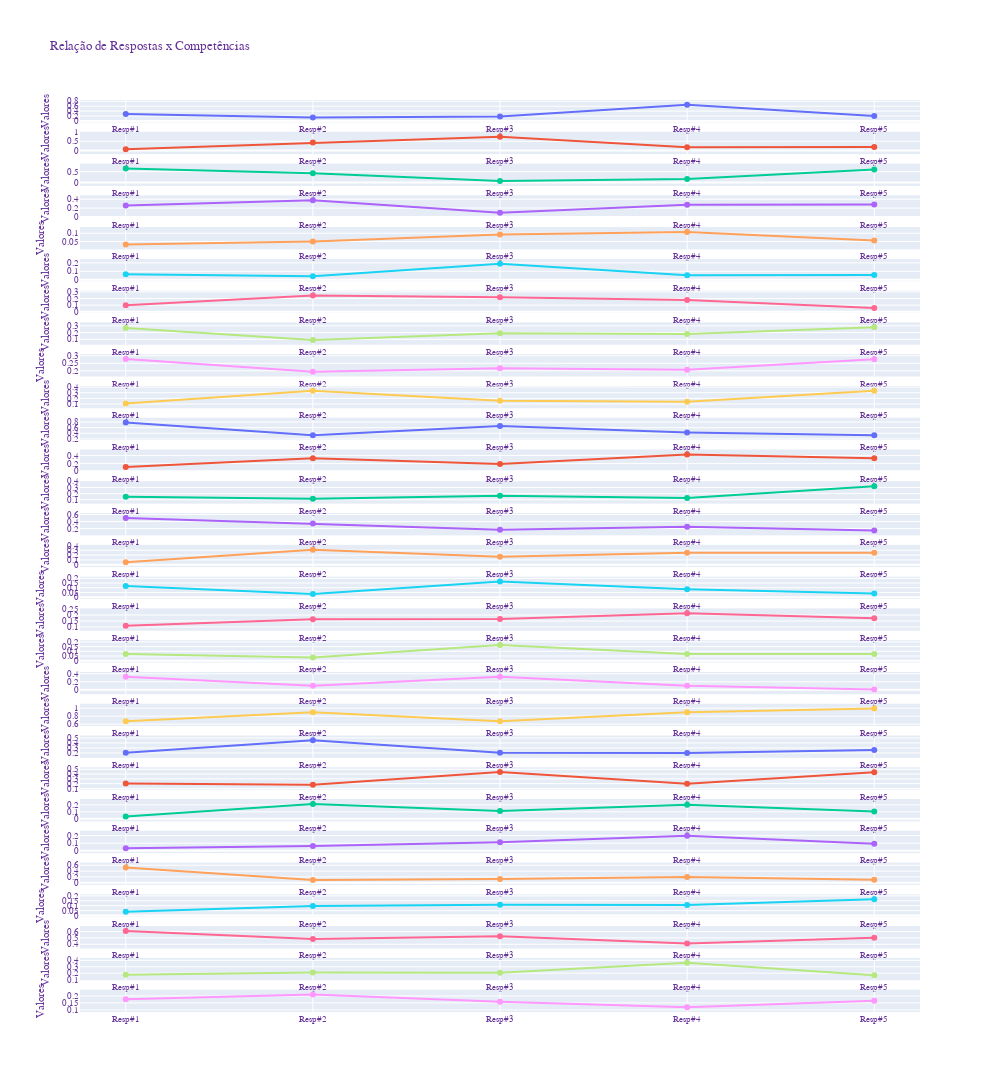

This figure's notebook cell:
### Markdown cell above
### 6.3 Plot do AHP sobre as antigas matrizes

### Code cell
# realiza o bar_plot para cada competência
Plot.all_competencies(mongo_competences)

### Figure 1 — Plotly figure (JSON) as saved in the notebook; plotly's stock layout.template omitted (floating-point values rounded to 4 significant figures)
{"data": [{"hoverinfo": "y+name", "hoverlabel": {"namelength": -1}, "hovertemplate": "<b>Conhecimento técnico</b><br><b>X:</b> %{x}<br><b>Valor:</b> %{y}<br><extra></extra>", "name": "Conhecimento técnico", "type": "scatter", "x": ["Resp#1", "Resp#2", "Resp#3", "Resp#4", "Resp#5"], "xaxis": "x", "y": [0.2805, 0.1416, 0.1805, 0.656, 0.1988], "yaxis": "y"}, {"hoverinfo": "y+name", "hoverlabel": {"namelength": -1}, "hovertemplate": "<b>Competências, habilidades e atributos pessoais e profissionais: gerenciar projetos, compreender problemas e autoaprendizado</b><br><b>X:</b> %{x}<br><b>Valor:</b> %{y}<br><extra></extra>", "name": "Competências, habilidades e atributos pessoais e profissionais: gerenciar projetos, compreender problemas e autoaprendizado", "type": "scatter", "x": ["Resp#1", "Resp#2", "Resp#3", "Resp#4", "Resp#5"], "xaxis": "x2", "y": [0.07287, 0.4292, 0.7485, 0.1862, 0.1988], "yaxis": "y2"}, {"hoverinfo": "y+name", "hoverlabel": {"namelength": -1}, "hovertemplate": "<b>Competências e habilidades interpessoais: trabalho em equipe e comunicação</b><br><b>X:</b> %{x}<br><b>Valor:</b> %{y}<br><extra></extra>", "name": "Competências e habilidades interpessoais: trabalho em equipe e comunicação", "type": "scatter", "x": ["Resp#1", "Resp#2", "Resp#3", "Resp#4", "Resp#5"], "xaxis": "x3", "y": [0.6467, 0.4292, 0.07101, 0.1579, 0.6024], "yaxis": "y3"}, {"hoverinfo": "y+name", "hoverlabel": {"namelength": -1}, "hovertemplate": "<b>Matemática e física</b><br><b>X:</b> %{x}<br><b>Valor:</b> %{y}<br><extra></extra>", "name": "Matemática e física", "type": "scatter", "x": ["Resp#1", "Resp#2", "Resp#3", "Resp#4", "Resp#5"], "xaxis": "x4", "y": [0.2604, 0.3783, 0.09276, 0.2753, 0.2778], "yaxis": "y4"}, {"hoverinfo": "y+name", "hoverlabel": {"namelength": -1}, "hovertemplate": "<b>Conhecimento, métodos e ferramentas fundamentais de computação básica</b><br><b>X:</b> %{x}<br><b>Valor:</b> %{y}<br><extra></extra>", "name": "Conhecimento, métodos e ferramentas fundamentais de computação básica", "type": "scatter", "x": ["Resp#1", "Resp#2", "Resp#3", "Resp#4", "Resp#5"], "xaxis": "x5", "y": [0.03143, 0.05041, 0.09276, 0.1079, 0.05556], "yaxis": "y5"}, {"hoverinfo": "y+name", "hoverlabel": {"namelength": -1}, "hovertemplate": "<b>Conhecimento, métodos e ferramentas na área de sistemas de software</b><br><b>X:</b> %{x}<br><b>Valor:</b> %{y}<br><extra></extra>", "name": "Conhecimento, métodos e ferramentas na área de sistemas de software", "type": "scatter", "x": ["Resp#1", "Resp#2", "Resp#3", "Resp#4", "Resp#5"], "xaxis": "x6", "y": [0.06553, 0.04046, 0.1896, 0.05306, 0.05556], "yaxis": "y6"}, {"hoverinfo": "y+name", "hoverlabel": {"namelength": -1}, "hovertemplate": "<b>Sistemas microprocessados</b><br><b>X:</b> %{x}<br><b>Valor:</b> %{y}<br><extra></extra>", "name": "Sistemas microprocessados", "type": "scatter", "x": ["Resp#1", "Resp#2", "Resp#3", "Resp#4", "Resp#5"], "xaxis": "x7", "y": [0.09773, 0.2452, 0.2176, 0.1778, 0.05556], "yaxis": "y7"}, {"hoverinfo": "y+name", "hoverlabel": {"namelength": -1}, "hovertemplate": "<b>Conhecimentos básicos em sistemas de comunicação</b><br><b>X:</b> %{x}<br><b>Valor:</b> %{y}<br><extra></extra>", "name": "Conhecimentos básicos em sistemas de comunicação", "type": "scatter", "x": ["Resp#1", "Resp#2", "Resp#3", "Resp#4", "Resp#5"], "xaxis": "x8", "y": [0.2666, 0.09125, 0.1896, 0.1786, 0.2778], "yaxis": "y8"}, {"hoverinfo": "y+name", "hoverlabel": {"namelength": -1}, "hovertemplate": "<b>Conhecimento em sistemas de automação </b><br><b>X:</b> %{x}<br><b>Valor:</b> %{y}<br><extra></extra>", "name": "Conhecimento em sistemas de automação ", "type": "scatter", "x": ["Resp#1", "Resp#2", "Resp#3", "Resp#4", "Resp#5"], "xaxis": "x9", "y": [0.2784, 0.1944, 0.2176, 0.2075, 0.2778], "yaxis": "y9"}, {"hoverinfo": "y+name", "hoverlabel": {"namelength": -1}, "hovertemplate": "<b>Lógica, algoritmos, teoria da comp,  estruras de dados.</b><br><b>X:</b> %{x}<br><b>Valor:</b> %{y}<br><extra></extra>", "name": "Lógica, algoritmos, teoria da comp,  estruras de dados.", "type": "scatter", "x": ["Resp#1", "Resp#2", "Resp#3", "Resp#4", "Resp#5"], "xaxis": "x10", "y": [0.11, 0.3333, 0.1579, 0.1416, 0.3333], "yaxis": "y10"}, {"hoverinfo": "y+name", "hoverlabel": {"namelength": -1}, "hovertemplate": "<b>Linguagens e paradigmas.</b><br><b>X:</b> %{x}<br><b>Valor:</b> %{y}<br><extra></extra>", "name": "Linguagens e paradigmas.", "type": "scatter", "x": ["Resp#1", "Resp#2", "Resp#3", "Resp#4", "Resp#5"], "xaxis": "x11", "y": [0.7801, 0.3333, 0.656, 0.4292, 0.3333], "yaxis": "y11"}, {"hoverinfo": "y+name", "hoverlabel": {"namelength": -1}, "hovertemplate": "<b>PAA</b><br><b>X:</b> %{x}<br><b>Valor:</b> %{y}<br><extra></extra>", "name": "PAA", "type": "scatter", "x": ["Resp#1", "Resp#2", "Resp#3", "Resp#4", "Resp#5"], "xaxis": "x12", "y": [0.11, 0.3333, 0.1862, 0.4292, 0.3333], "yaxis": "y12"}, {"hoverinfo": "y+name", "hoverlabel": {"namelength": -1}, "hovertemplate": "<b>Configurar plataformas para softwares e serviços.</b><br><b>X:</b> %{x}<br><b>Valor:</b> %{y}<br><extra></extra>", "name": "Configurar plataformas para softwares e serviços.", "type": "scatter", "x": ["Resp#1", "Resp#2", "Resp#3", "Resp#4", "Resp#5"], "xaxis": "x13", "y": [0.1471, 0.1164, 0.1667, 0.1307, 0.3217], "yaxis": "y13"}, {"hoverinfo": "y+name", "hoverlabel": {"namelength": -1}, "hovertemplate": "<b>Arquiteturas de computadores</b><br><b>X:</b> %{x}<br><b>Valor:</b> %{y}<br><extra></extra>", "name": "Arquiteturas de computadores", "type": "scatter", "x": ["Resp#1", "Resp#2", "Resp#3", "Resp#4", "Resp#5"], "xaxis": "x14", "y": [0.5025, 0.3429, 0.1667, 0.2504, 0.1445], "yaxis": "y14"}, {"hoverinfo": "y+name", "hoverlabel": {"namelength": -1}, "hovertemplate": "<b>Segurança de sis. de comp.</b><br><b>X:</b> %{x}<br><b>Valor:</b> %{y}<br><extra></extra>", "name": "Segurança de sis. de comp.", "type": "scatter", "x": ["Resp#1", "Resp#2", "Resp#3", "Resp#4", "Resp#5"], "xaxis": "x15", "y": [0.05082, 0.3113, 0.1667, 0.2504, 0.2495], "yaxis": "y15"}, {"hoverinfo": "y+name", "hoverlabel": {"namelength": -1}, "hovertemplate": "<b>Engenharia de software</b><br><b>X:</b> %{x}<br><b>Valor:</b> %{y}<br><extra></extra>", "name": "Engenharia de software", "type": "scatter", "x": ["Resp#1", "Resp#2", "Resp#3", "Resp#4", "Resp#5"], "xaxis": "x16", "y": [0.118, 0.03277, 0.1667, 0.08288, 0.03905], "yaxis": "y16"}, {"hoverinfo": "y+name", "hoverlabel": {"namelength": -1}, "hovertemplate": "<b>Inteligência artificial</b><br><b>X:</b> %{x}<br><b>Valor:</b> %{y}<br><extra></extra>", "name": "Inteligência artificial", "type": "scatter", "x": ["Resp#1", "Resp#2", "Resp#3", "Resp#4", "Resp#5"], "xaxis": "x17", "y": [0.1096, 0.1638, 0.1667, 0.2147, 0.1734], "yaxis": "y17"}, {"hoverinfo": "y+name", "hoverlabel": {"namelength": -1}, "hovertemplate": "<b>Desenvolvimento Web e Mobile</b><br><b>X:</b> %{x}<br><b>Valor:</b> %{y}<br><extra></extra>", "name": "Desenvolvimento Web e Mobile", "type": "scatter", "x": ["Resp#1", "Resp#2", "Resp#3", "Resp#4", "Resp#5"], "xaxis": "x18", "y": [0.07204, 0.03277, 0.1667, 0.07099, 0.07188], "yaxis": "y18"}, {"hoverinfo": "y+name", "hoverlabel": {"namelength": -1}, "hovertemplate": "<b>Redes de computadores</b><br><b>X:</b> %{x}<br><b>Valor:</b> %{y}<br><extra></extra>", "name": "Redes de computadores", "type": "scatter", "x": ["Resp#1", "Resp#2", "Resp#3", "Resp#4", "Resp#5"], "xaxis": "x19", "y": [0.325, 0.1, 0.325, 0.1, 0.01], "yaxis": "y19"}, {"hoverinfo": "y+name", "hoverlabel": {"namelength": -1}, "hovertemplate": "<b>Software para sistemas de comunicação</b><br><b>X:</b> %{x}<br><b>Valor:</b> %{y}<br><extra></extra>", "name": "Software para sistemas de comunicação", "type": "scatter", "x": ["Resp#1", "Resp#2", "Resp#3", "Resp#4", "Resp#5"], "xaxis": "x20", "y": [0.675, 0.9, 0.675, 0.9, 0.99], "yaxis": "y20"}, {"hoverinfo": "y+name", "hoverlabel": {"namelength": -1}, "hovertemplate": "<b>Gerenciar projetos e sistemas de computação</b><br><b>X:</b> %{x}<br><b>Valor:</b> %{y}<br><extra></extra>", "name": "Gerenciar projetos e sistemas de computação", "type": "scatter", "x": ["Resp#1", "Resp#2", "Resp#3", "Resp#4", "Resp#5"], "xaxis": "x21", "y": [0.2038, 0.4521, 0.2063, 0.2, 0.2579], "yaxis": "y21"}, {"hoverinfo": "y+name", "hoverlabel": {"namelength": -1}, "hovertemplate": "<b>Engenharia-econômica</b><br><b>X:</b> %{x}<br><b>Valor:</b> %{y}<br><extra></extra>", "name": "Engenharia-econômica", "type": "scatter", "x": ["Resp#1", "Resp#2", "Resp#3", "Resp#4", "Resp#5"], "xaxis": "x22", "y": [0.2038, 0.1775, 0.4409, 0.2, 0.4363], "yaxis": "y22"}, {"hoverinfo": "y+name", "hoverlabel": {"namelength": -1}, "hovertemplate": "<b>Compreender e resolver problemas</b><br><b>X:</b> %{x}<br><b>Valor:</b> %{y}<br><extra></extra>", "name": "Compreender e resolver problemas", "type": "scatter", "x": ["Resp#1", "Resp#2", "Resp#3", "Resp#4", "Resp#5"], "xaxis": "x23", "y": [0.03342, 0.2138, 0.1118, 0.2, 0.1059], "yaxis": "y23"}, {"hoverinfo": "y+name", "hoverlabel": {"namelength": -1}, "hovertemplate": "<b>Autoaprendizado</b><br><b>X:</b> %{x}<br><b>Valor:</b> %{y}<br><extra></extra>", "name": "Autoaprendizado", "type": "scatter", "x": ["Resp#1", "Resp#2", "Resp#3", "Resp#4", "Resp#5"], "xaxis": "x24", "y": [0.03342, 0.06305, 0.1118, 0.2, 0.09404], "yaxis": "y24"}, {"hoverinfo": "y+name", "hoverlabel": {"namelength": -1}, "hovertemplate": "<b>Criatividade e Inovação</b><br><b>X:</b> %{x}<br><b>Valor:</b> %{y}<br><extra></extra>", "name": "Criatividade e Inovação", "type": "scatter", "x": ["Resp#1", "Resp#2", "Resp#3", "Resp#4", "Resp#5"], "xaxis": "x25", "y": [0.5255, 0.09356, 0.1293, 0.2, 0.1059], "yaxis": "y25"}, {"hoverinfo": "y+name", "hoverlabel": {"namelength": -1}, "hovertemplate": "<b>Comunicação oral e escrita</b><br><b>X:</b> %{x}<br><b>Valor:</b> %{y}<br><extra></extra>", "name": "Comunicação oral e escrita", "type": "scatter", "x": ["Resp#1", "Resp#2", "Resp#3", "Resp#4", "Resp#5"], "xaxis": "x26", "y": [0.03827, 0.09719, 0.109, 0.107, 0.1662], "yaxis": "y26"}, {"hoverinfo": "y+name", "hoverlabel": {"namelength": -1}, "hovertemplate": "<b>Língua inglesa</b><br><b>X:</b> %{x}<br><b>Valor:</b> %{y}<br><extra></extra>", "name": "Língua inglesa", "type": "scatter", "x": ["Resp#1", "Resp#2", "Resp#3", "Resp#4", "Resp#5"], "xaxis": "x27", "y": [0.609, 0.4821, 0.5247, 0.4112, 0.5013], "yaxis": "y27"}, {"hoverinfo": "y+name", "hoverlabel": {"namelength": -1}, "hovertemplate": "<b>Empreender e exercer liderança</b><br><b>X:</b> %{x}<br><b>Valor:</b> %{y}<br><extra></extra>", "name": "Empreender e exercer liderança", "type": "scatter", "x": ["Resp#1", "Resp#2", "Resp#3", "Resp#4", "Resp#5"], "xaxis": "x28", "y": [0.1764, 0.2103, 0.2084, 0.3621, 0.1662], "yaxis": "y28"}, {"hoverinfo": "y+name", "hoverlabel": {"namelength": -1}, "hovertemplate": "<b>Trabalho em equipe</b><br><b>X:</b> %{x}<br><b>Valor:</b> %{y}<br><extra></extra>", "name": "Trabalho em equipe", "type": "scatter", "x": ["Resp#1", "Resp#2", "Resp#3", "Resp#4", "Resp#5"], "xaxis": "x29", "y": [0.1764, 0.2103, 0.1579, 0.1198, 0.1662], "yaxis": "y29"}], "layout": {"font": {"color": "RebeccaPurple", "family": "Courier New, monospace", "size": 9}, "height": 4000, "hoverdistance": 100, "hoverlabel": {"bgcolor": "white", "font": {"family": "Rockwell", "size": 9}}, "legend": {"orientation": "h", "title": {"text": "Competências"}, "x": 1, "xanchor": "center", "y": 1.02, "yanchor": "bottom"}, "showlegend": false, "spikedistance": 1000, "title": {"text": "Relação de Respostas x Competências"}, "width": 1000, "xaxis": {"anchor": "y", "domain": [0, 1]}, "xaxis10": {"anchor": "y10", "domain": [0, 1]}, "xaxis11": {"anchor": "y11", "domain": [0, 1]}, "xaxis12": {"anchor": "y12", "domain": [0, 1]}, "xaxis13": {"anchor": "y13", "domain": [0, 1]}, "xaxis14": {"anchor": "y14", "domain": [0, 1]}, "xaxis15": {"anchor": "y15", "domain": [0, 1]}, "xaxis16": {"anchor": "y16", "domain": [0, 1]}, "xaxis17": {"anchor": "y17", "domain": [0, 1]}, "xaxis18": {"anchor": "y18", "domain": [0, 1]}, "xaxis19": {"anchor": "y19", "domain": [0, 1]}, "xaxis2": {"anchor": "y2", "domain": [0, 1]}, "xaxis20": {"anchor": "y20", "domain": [0, 1]}, "xaxis21": {"anchor": "y21", "domain": [0, 1]}, "xaxis22": {"anchor": "y22", "domain": [0, 1]}, "xaxis23": {"anchor": "y23", "domain": [0, 1]}, "xaxis24": {"anchor": "y24", "domain": [0, 1]}, "xaxis25": {"anchor": "y25", "domain": [0, 1]}, "xaxis26": {"anchor": "y26", "domain": [0, 1]}, "xaxis27": {"anchor": "y27", "domain": [0, 1]}, "xaxis28": {"anchor": "y28", "domain": [0, 1]}, "xaxis29": {"anchor": "y29", "domain": [0, 1]}, "xaxis3": {"anchor": "y3", "domain": [0, 1]}, "xaxis4": {"anchor": "y4", "domain": [0, 1]}, "xaxis5": {"anchor": "y5", "domain": [0, 1]}, "xaxis6": {"anchor": "y6", "domain": [0, 1]}, "xaxis7": {"anchor": "y7", "domain": [0, 1]}, "xaxis8": {"anchor": "y8", "domain": [0, 1]}, "xaxis9": {"anchor": "y9", "domain": [0, 1]}, "yaxis": {"anchor": "x", "domain": [0.9755, 1.0], "title": {"text": "Valores"}}, "yaxis10": {"anchor": "x10", "domain": [0.662, 0.6864], "title": {"text": "Valores"}}, "yaxis11": {"anchor": "x11", "domain": [0.6271, 0.6516], "title": {"text": "Valores"}}, "yaxis12": {"anchor": "x12", "domain": [0.5923, 0.6168], "title": {"text": "Valores"}}, "yaxis13": {"anchor": "x13", "domain": [0.5574, 0.5819], "title": {"text": "Valores"}}, "yaxis14": {"anchor": "x14", "domain": [0.5226, 0.5471], "title": {"text": "Valores"}}, "yaxis15": {"anchor": "x15", "domain": [0.4878, 0.5122], "title": {"text": "Valores"}}, "yaxis16": {"anchor": "x16", "domain": [0.4529, 0.4774], "title": {"text": "Valores"}}, "yaxis17": {"anchor": "x17", "domain": [0.4181, 0.4426], "title": {"text": "Valores"}}, "yaxis18": {"anchor": "x18", "domain": [0.3832, 0.4077], "title": {"text": "Valores"}}, "yaxis19": {"anchor": "x19", "domain": [0.3484, 0.3729], "title": {"text": "Valores"}}, "yaxis2": {"anchor": "x2", "domain": [0.9407, 0.9652], "title": {"text": "Valores"}}, "yaxis20": {"anchor": "x20", "domain": [0.3136, 0.338], "title": {"text": "Valores"}}, "yaxis21": {"anchor": "x21", "domain": [0.2787, 0.3032], "title": {"text": "Valores"}}, "yaxis22": {"anchor": "x22", "domain": [0.2439, 0.2684], "title": {"text": "Valores"}}, "yaxis23": {"anchor": "x23", "domain": [0.209, 0.2335], "title": {"text": "Valores"}}, "yaxis24": {"anchor": "x24", "domain": [0.1742, 0.1987], "title": {"text": "Valores"}}, "yaxis25": {"anchor": "x25", "domain": [0.1394, 0.1639], "title": {"text": "Valores"}}, "yaxis26": {"anchor": "x26", "domain": [0.1045, 0.129], "title": {"text": "Valores"}}, "yaxis27": {"anchor": "x27", "domain": [0.06968, 0.09417], "title": {"text": "Valores"}}, "yaxis28": {"anchor": "x28", "domain": [0.03484, 0.05933], "title": {"text": "Valores"}}, "yaxis29": {"anchor": "x29", "domain": [0, 0.02449], "title": {"text": "Valores"}}, "yaxis3": {"anchor": "x3", "domain": [0.9058, 0.9303], "title": {"text": "Valores"}}, "yaxis4": {"anchor": "x4", "domain": [0.871, 0.8955], "title": {"text": "Valores"}}, "yaxis5": {"anchor": "x5", "domain": [0.8361, 0.8606], "title": {"text": "Valores"}}, "yaxis6": {"anchor": "x6", "domain": [0.8013, 0.8258], "title": {"text": "Valores"}}, "yaxis7": {"anchor": "x7", "domain": [0.7665, 0.791], "title": {"text": "Valores"}}, "yaxis8": {"anchor": "x8", "domain": [0.7316, 0.7561], "title": {"text": "Valores"}}, "yaxis9": {"anchor": "x9", "domain": [0.6968, 0.7213], "title": {"text": "Valores"}}}}
